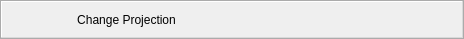
<?xml version="1.0" encoding="UTF-8"?>
<ui version="4.0">
 <class>lqRulersToolbar</class>
 <widget class="QToolBar" name="lqRulersToolbar">
  <property name="geometry">
   <rect>
    <x>0</x>
    <y>0</y>
    <width>464</width>
    <height>39</height>
   </rect>
  </property>
  <property name="windowTitle">
   <string>RenderView Controls</string>
  </property>
  <property name="orientation">
   <enum>Qt::Horizontal</enum>
  </property>
  <action name="actionMeasurePointToPoint">
   <property name="checkable" >
    <bool>true</bool>
   </property>
   <property name="icon">
    <iconset resource="../lqResources.qrc">
     <normaloff>:/lqResources/Icons/lqRulerPointToPoint.svg</normaloff>:/lqResources/Icons/lqRulerPointToPoint.svg</iconset>
   </property>
   <property name="statusTip">
    <string>Ruler to measure point to point</string>
   </property>
  </action>
  <action name="actionMeasureInParallelPlane">
   <property name="checkable" >
    <bool>true</bool>
   </property>
   <property name="icon">
    <iconset>
     <normaloff>:/pqWidgets/Icons/pqRuler.svg</normaloff>:/pqWidgets/Icons/pqRuler.svg</iconset>
   </property>
   <property name="statusTip">
    <string>Ruler to measure in parallel plane</string>
   </property>
  </action>
  <action name="actionToggleProjection">
   <property name="checkable" >
    <bool>true</bool>
   </property>
   <property name="icon">
    <iconset resource="../lqResources.qrc">
     <normaloff>:/lqResources/Icons/lqViewPerspective.svg</normaloff>:/lqResources/Icons/lqViewPerspective.svg</iconset>
   </property>
   <property name="text">
    <string>Change Projection</string>
   </property>
   <property name="statusTip">
    <string>Toggle between projective and orthogonal view</string>
   </property>
  </action>
  <addaction name="actionMeasurePointToPoint"/>
  <addaction name="actionMeasureInParallelPlane"/>
  <addaction name="actionToggleProjection"/>
 </widget>
 <resources>
  <include location="../lqResources.qrc"/>
 </resources>
 <connections/>
</ui>
